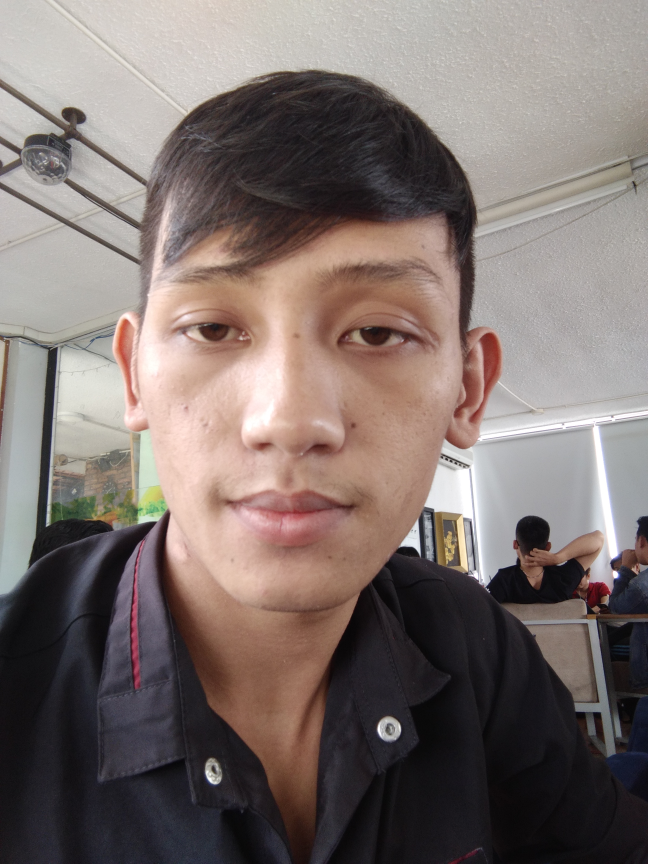
#> input picture FaceDetect/6.jpg, 1944 x 2592 px (shown at 1/3 size)
$ python detect_face.py
#> lines starting #> are read from the running program, lines starting #| are printed output that depends on the picture; after the words box and inside, x2 and y2 are one past the last pixel; in counts of white or black regions, pixels touching at a corner belong together
import cv2
import time
from PIL import Image

# image = Image.open('./FaceDetect/14.jpg')
# # image.show()
# new_image = image.resize((700, 933))
# image.show()

def convertToRGB(img):
    return cv2.cvtColor(img, cv2.COLOR_BGR2RGB)


def detect_faces(f_cascade, colored_img, scaleFactor = 1.2):
    gray = cv2.cvtColor(colored_img, cv2.COLOR_BGR2GRAY)
    faces = f_cascade.detectMultiScale(gray, scaleFactor=scaleFactor, minNeighbors=5);
    for (x, y, w, h) in faces:
        cv2.rectangle(gray, (x, y), (x+w, y+h), (0, 255, 0), 2)
    return gray

# [44 lines of commented-out code are left out]
t1 = time.time()
lbp_face_cascade = cv2.CascadeClassifier('lbpcascade_frontalface.xml')
test2 = cv2.imread('./FaceDetect/6.jpg')
#> test2 is the input picture: shape (2592, 1944, 3); mean B, G, R 110.2, 113.9, 126
test2 = cv2.resize(test2, (700, 933), interpolation = cv2.INTER_AREA)
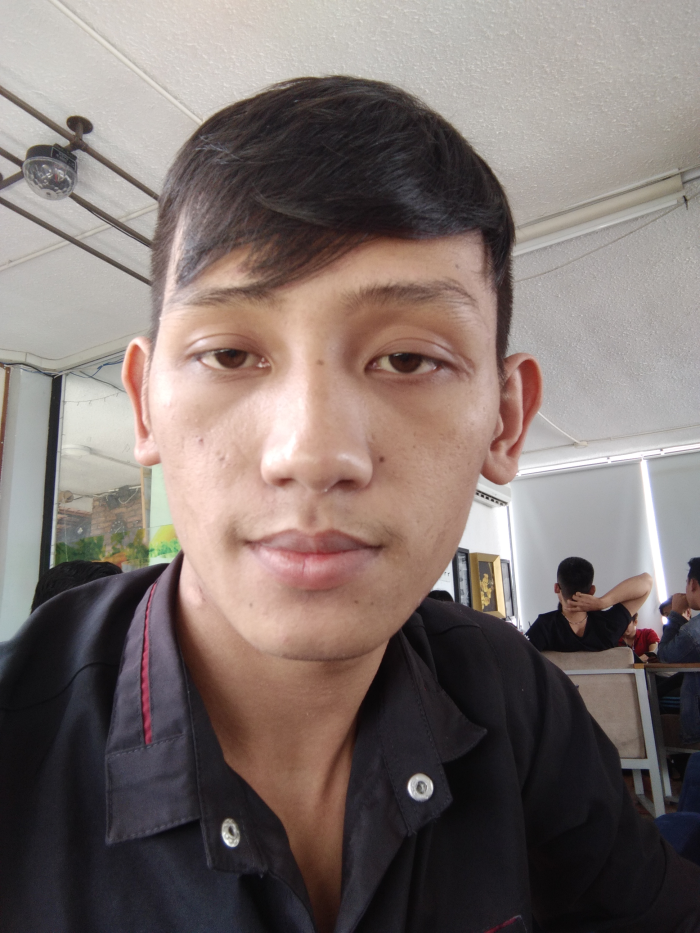
#> test2: shape (933, 700, 3); mean B, G, R 110.2, 113.9, 126
lbp_detected_img = detect_faces(lbp_face_cascade, test2)
#> in detect_faces, `gray = cv2.cvtColor(colored_img, cv2.COLOR_BGR2GRAY)`:
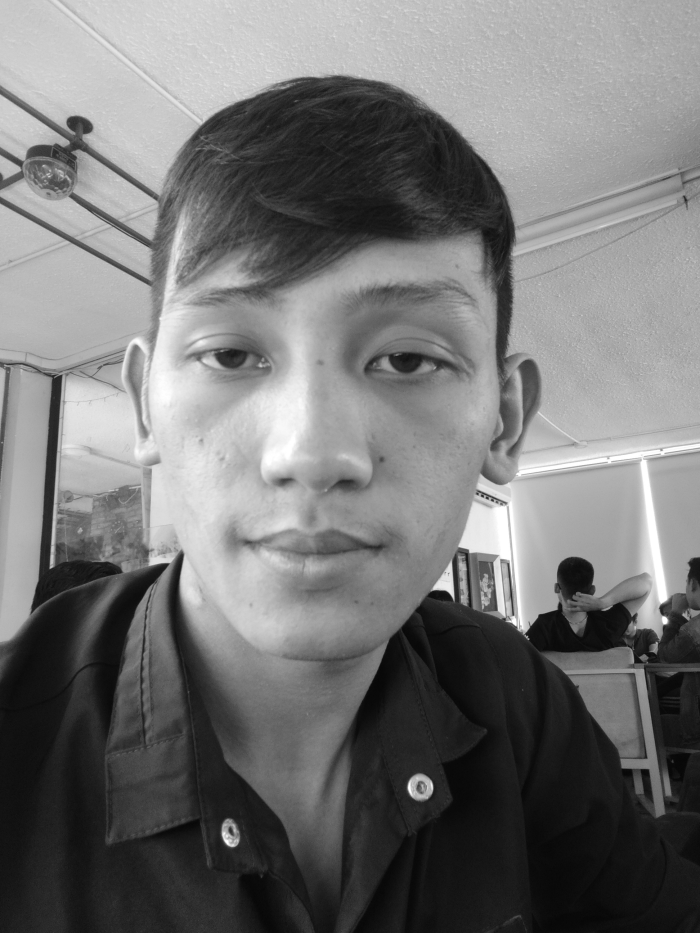
#> gray: shape (933, 700); min 6, max 255, mean 117.1
#> in detect_faces, `faces = f_cascade.detectMultiScale(gray, scaleFactor=scaleFactor, minN..`: faces = ()
t2 = time.time()
dt2 = t2 - t1
print("dt2: ", dt2)
cv2.namedWindow("window", cv2.WINDOW_AUTOSIZE)
cv2.resizeWindow("window",1366,768)
cv2.imshow('window', lbp_detected_img)
cv2.waitKey(0)
cv2.destroyAllWindows()

$ run again, with FaceDetect/1.jpg copied over FaceDetect/6.jpg
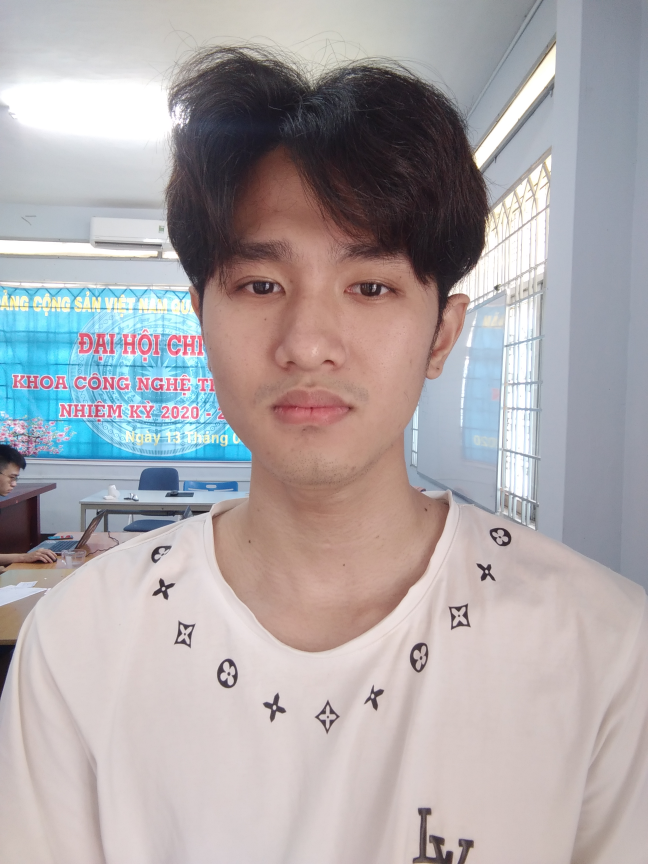
#> input picture FaceDetect/1.jpg, 1944 x 2592 px (shown at 1/3 size)
#> test2 is the input picture: shape (2592, 1944, 3); mean B, G, R 169.2, 167.3, 173.8
#> `test2 = cv2.resize(test2, (700, 933), interpolation = cv2.INTER_AREA)`:
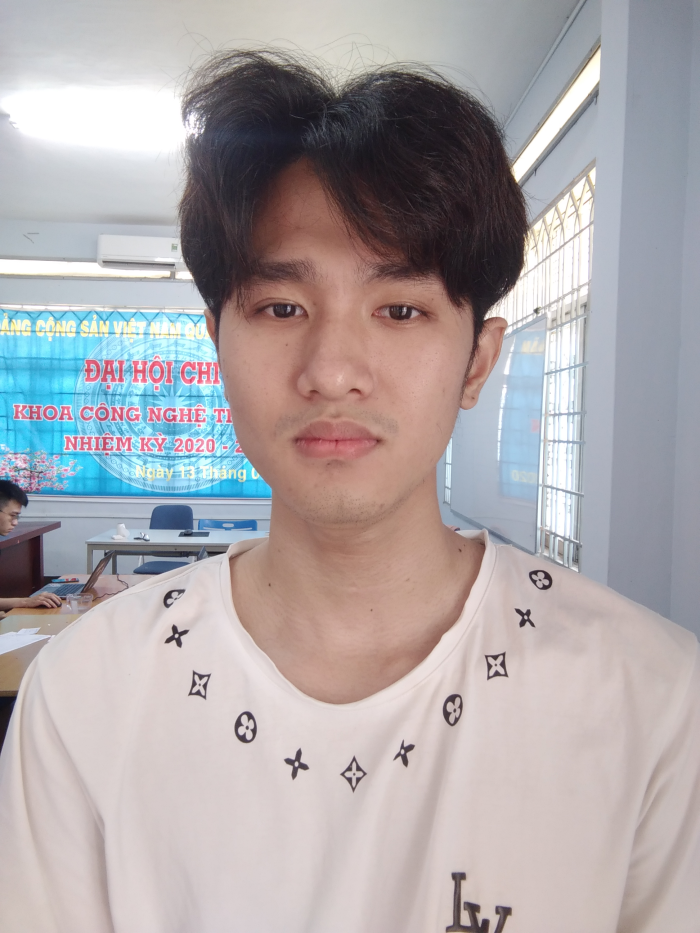
#> test2: shape (933, 700, 3); mean B, G, R 169.2, 167.4, 173.8
#> in detect_faces, `gray = cv2.cvtColor(colored_img, cv2.COLOR_BGR2GRAY)`:
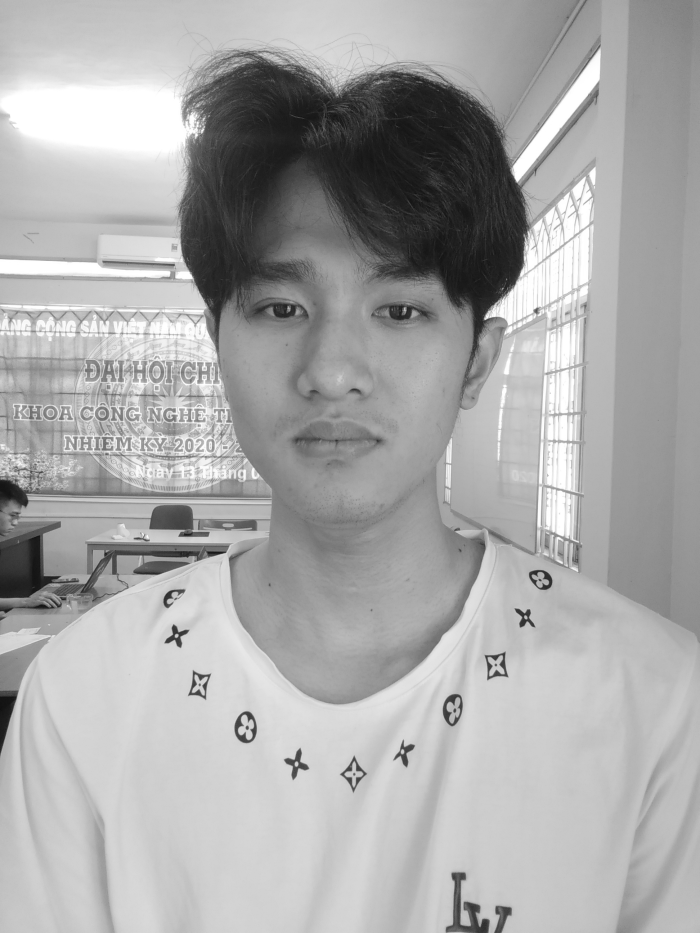
#> gray: shape (933, 700); min 16, max 255, mean 169.5
#> faces = ()

$ run again, with FaceDetect/2.jpg copied over FaceDetect/6.jpg
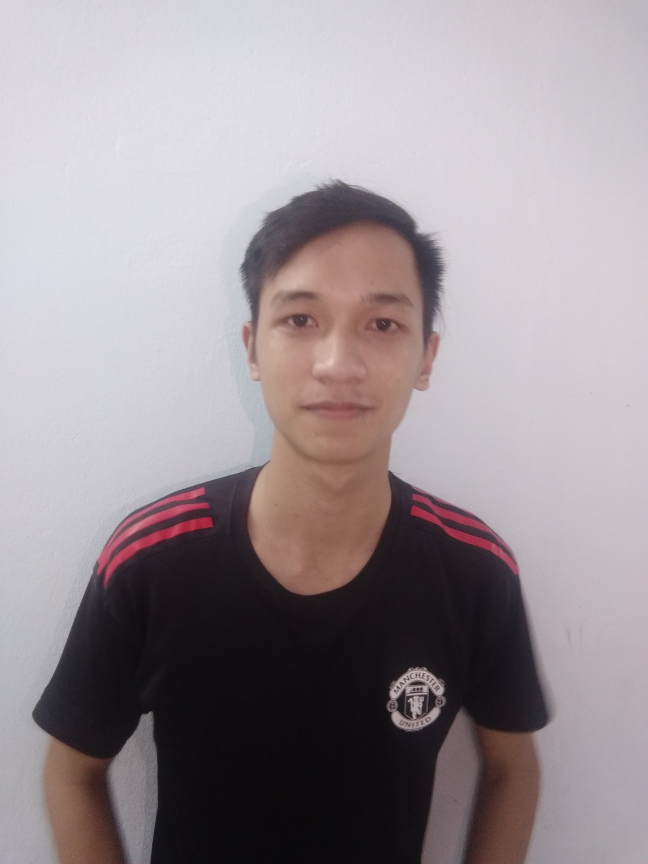
#> input picture FaceDetect/2.jpg, 1944 x 2592 px (shown at 1/3 size)
#> test2 is the input picture: shape (2592, 1944, 3); mean B, G, R 149.7, 145.2, 154.3
#> test2: shape (933, 700, 3)
#> in detect_faces, `gray = cv2.cvtColor(colored_img, cv2.COLOR_BGR2GRAY)`:
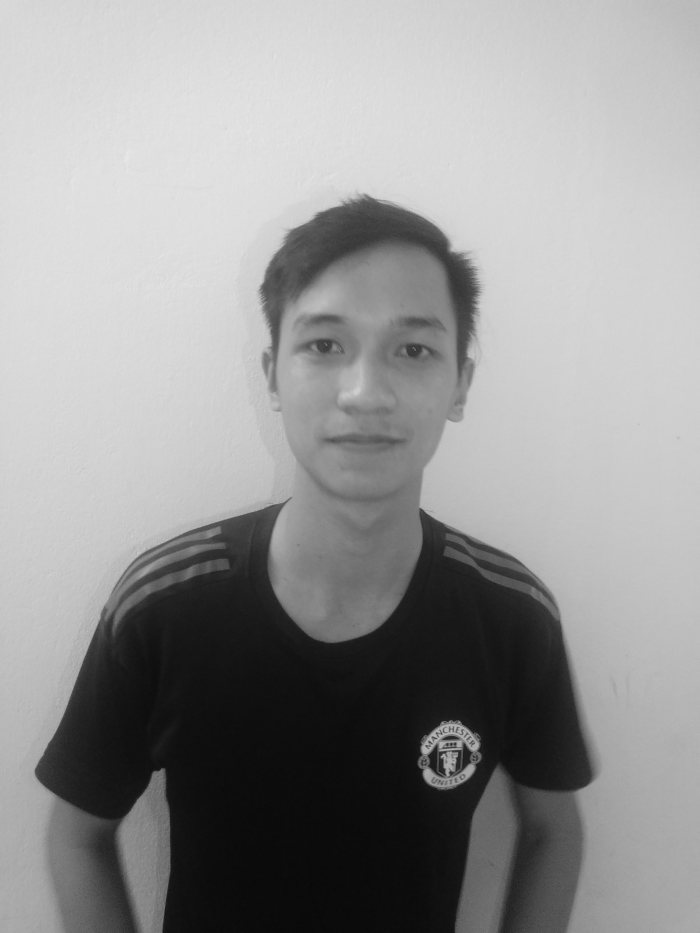
#> gray: shape (933, 700); min 9, max 233, mean 148.4
#> faces = [[246, 262, 236, 236]]
#> the loop in detect_faces, `for (x, y, w, h) in faces:` made 1 pass
#> after the loop in detect_faces, `for (x, y, w, h) in faces:`:
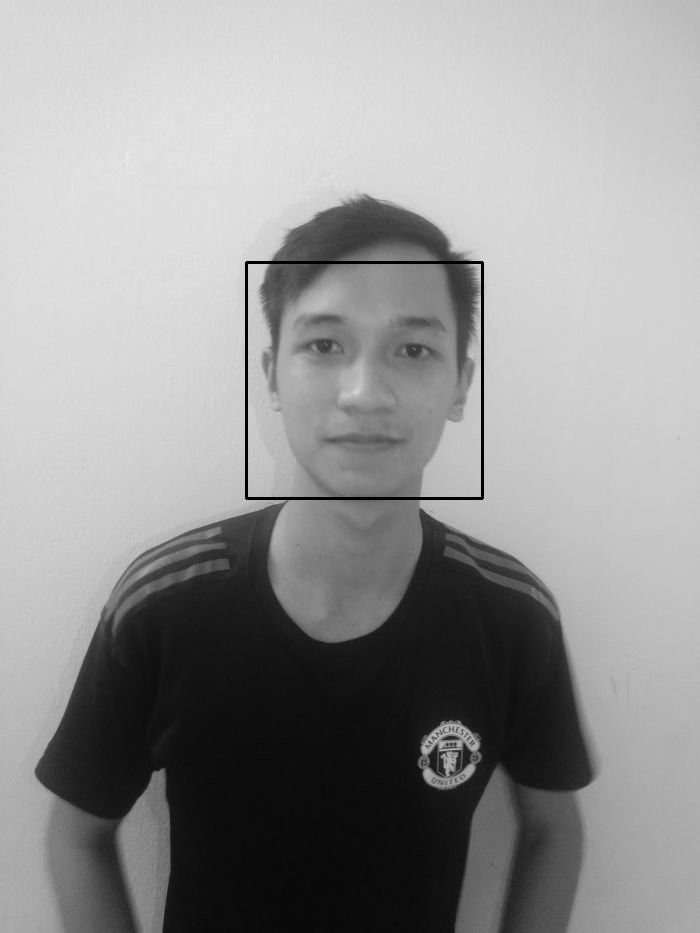
#> gray: shape (933, 700); 0.43% of pixels changed, all inside (x1, y1, x2, y2) = (245, 261, 484, 500)
